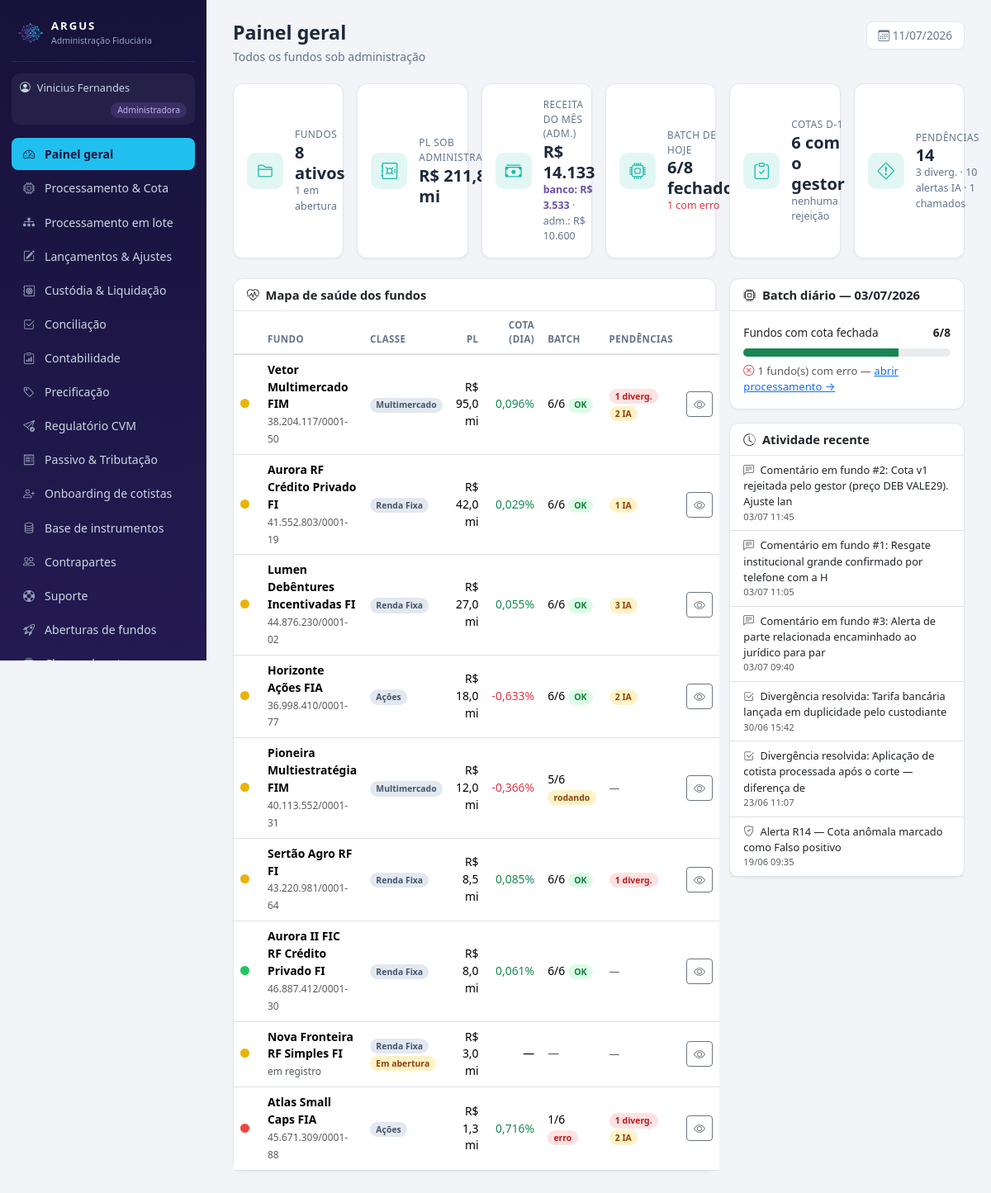
Page /admin/index.php (signed in) on the committed database.
### tables this page shows
CREATE TABLE usuarios (
  id INT AUTO_INCREMENT PRIMARY KEY,
  nome VARCHAR(100) NOT NULL,
  email VARCHAR(120) NOT NULL UNIQUE,
  senha VARCHAR(255) NOT NULL,         
  perfil ENUM('admin','gestor','custodia') NOT NULL,   
  fundo_id INT NULL,
  gestora VARCHAR(150) NULL,
  telefone VARCHAR(30) NULL,
  kyc_status VARCHAR(20) DEFAULT 'Pendente',
  criado_em DATETIME DEFAULT CURRENT_TIMESTAMP
);

CREATE TABLE fundos (
  id INT AUTO_INCREMENT PRIMARY KEY,
  nome VARCHAR(150) NOT NULL,
  cnpj VARCHAR(20),
  classe VARCHAR(50),                  
  publico_alvo VARCHAR(60),            
  condominio VARCHAR(20) DEFAULT 'Aberto',
  status VARCHAR(30) DEFAULT 'Ativo',  
  gestora VARCHAR(120),
  benchmark VARCHAR(30) DEFAULT 'CDI',
  tributacao VARCHAR(20) DEFAULT 'Longo Prazo',    
  provisao_despesas DECIMAL(18,2) DEFAULT 0,       
  tipo_fundo VARCHAR(10) DEFAULT 'FIF',            
  master_id INT DEFAULT NULL,                      
  taxa_adm DECIMAL(8,6) DEFAULT 0.0008,       
  taxa_gestao DECIMAL(8,6) DEFAULT 0.007,
  taxa_performance DECIMAL(8,6) DEFAULT 0,    
  caixa_atual DECIMAL(18,2) DEFAULT 0,
  pl_atual DECIMAL(18,2) DEFAULT 0,
  cota_atual DECIMAL(18,8) DEFAULT 1,
  data_abertura DATE
);

### admin/index.php (the view, shortened to what the rows shown need)
<?php
require_once __DIR__ . '/../config/db.php';
require_once __DIR__ . '/../includes/auth.php';
require_once __DIR__ . '/../includes/layout.php';
$u = exigir_perfil('admin');
$fundos = $pdo->query("SELECT * FROM fundos ORDER BY pl_atual DESC")->fetchAll();
$dataBatch = $pdo->query('SELECT MAX(data_ref) FROM processamento')->fetchColumn();
$batch = [];
if ($dataBatch) {
    $st = $pdo->prepare("SELECT fundo_id,
            SUM(status='OK') oks, SUM(status='Erro') erros, SUM(status='Pendente') pendentes,
            SUM(status='Rodando') rodando, COUNT(*) total
            FROM processamento WHERE data_ref = ? GROUP BY fundo_id");
    $st->execute([$dataBatch]);
    foreach ($st->fetchAll() as $r) $batch[$r['fundo_id']] = $r;
}
$divergencias = $pdo->query("SELECT fundo_id, COUNT(*) c FROM conciliacao WHERE situacao='Divergente' GROUP BY fundo_id")->fetchAll(PDO::FETCH_KEY_PAIR);
$alertasAbertos = $pdo->query("SELECT fundo_id, COUNT(*) c FROM alertas_fraude WHERE status IN ('Aberto','Em revisão') GROUP BY fundo_id")->fetchAll(PDO::FETCH_KEY_PAIR);
function var_dia(PDO $pdo, int $fid): ?float {
    $st = $pdo->prepare('SELECT valor_cota FROM cotas_historico WHERE fundo_id = ? ORDER BY data_ref DESC LIMIT 2');
    $st->execute([$fid]);
    $r = $st->fetchAll();
    return count($r) === 2 ? ((float)$r[0]['valor_cota'] / (float)$r[1]['valor_cota'] - 1) * 100 : null;
}
page_start('Painel geral', 'Painel geral', $u, 'Todos os fundos sob administração');
?>
<div class="row g-3">
  <div class="col-xl-8">
    <div class="card">
      <div class="card-body p-0">
        <table class="table table-hover mb-0">
          <thead><tr><th></th><th>Fundo</th><th>Classe</th><th class="text-end">PL</th>
            <th class="text-end">Cota (dia)</th><th>Batch</th><th>Pendências</th><th></th></tr></thead>
          <tbody>
          <?php foreach ($fundos as $f):
              $fid = (int)$f['id'];
              $b = $batch[$fid] ?? null;
              $nDiv = (int)($divergencias[$fid] ?? 0);
              $nAl = (int)($alertasAbertos[$fid] ?? 0);
              $temErro = $b && (int)$b['erros'] > 0;
              $temAtencao = $nDiv + $nAl > 0 || ($b && (int)$b['pendentes'] > 0);
              $sem = $f['status'] !== 'Ativo' ? 'sem-amarelo' : ($temErro ? 'sem-vermelho' : ($temAtencao ? 'sem-amarelo' : 'sem-verde'));
              $vd = $f['status'] === 'Ativo' ? var_dia($pdo, $fid) : null; ?>
            <tr>
              <td><span class="semaforo <?= $sem ?>"></span></td>
              <td><b><?= e_html($f['nome']) ?></b><br><span class="text-muted" style="font-size:.75rem"><?= e_html($f['cnpj']) ?></span></td>
              <td><?= badge($f['classe'], 'secondary') ?> <?= $f['status'] !== 'Ativo' ? badge_status($f['status']) : '' ?></td>
              <td class="text-end"><?= moeda_compacta($f['pl_atual']) ?></td>
              <td class="text-end <?= pct_color($vd) ?>"><?= pct($vd, 3) ?></td>
              <td><?php if ($b): ?>
                    <?= (int)$b['oks'] ?>/<?= (int)$b['total'] ?> <?= $temErro ? badge('erro', 'danger') : ((int)$b['oks'] === (int)$b['total'] ? badge('OK', 'success') : badge('rodando', 'warning')) ?>
                  <?php else: ?><span class="text-muted">—</span><?php endif; ?></td>
              <td>
                <?= $nDiv ? '<a class="link-limpo" href="conciliacao.php">' . badge($nDiv . ' diverg.', 'danger') . '</a> ' : '' ?>
                <?= $nAl ? '<a class="link-limpo" href="fraude.php">' . badge($nAl . ' IA', 'warning') . '</a>' : '' ?>
                <?= (!$nDiv && !$nAl) ? '<span class="text-muted" style="font-size:.8rem">—</span>' : '' ?>
              </td>
              <td class="text-end"><a class="btn btn-sm btn-outline-secondary" href="<?= BASE_URL ?>gestor/index.php?fundo_id=<?= $fid ?>" title="Ver como o gestor vê"><i class="bi bi-eye"></i></a></td>
            </tr>
          <?php endforeach; ?>
          </tbody>
        </table>
      </div>
    </div>
  </div>
</div>
<?php page_end();

### includes/layout.php (shortened to what the rows shown need)
<?php
require_once __DIR__ . '/helpers.php';
function menu_itens(array $u): array {
    $b = base_url();
    if ($u['perfil'] === 'admin') {
        return [
            ['Painel geral',        $b.'admin/index.php',          'bi-speedometer2'],
            ['Processamento & Cota', $b.'admin/processamento.php', 'bi-cpu'],
            ['Processamento em lote', $b.'admin/batch.php',        'bi-diagram-3-fill'],
            ['Lançamentos & Ajustes', $b.'admin/lancamentos.php',  'bi-pencil-square'],
            ['Custódia & Liquidação', $b.'admin/custodia.php',     'bi-safe2'],
            ['Conciliação',         $b.'admin/conciliacao.php',    'bi-check2-square'],
            ['Contabilidade',       $b.'admin/contabilidade.php',  'bi-clipboard-data'],
            ['Precificação',        $b.'admin/precificacao.php',   'bi-tag'],
            ['Regulatório CVM',     $b.'admin/regulatorio.php',    'bi-send-check'],
            ['Passivo & Tributação', $b.'admin/passivo.php',       'bi-receipt'],
            ['Onboarding de cotistas', $b.'admin/onboarding_cotista.php', 'bi-person-plus'],
            ['Base de instrumentos', $b.'admin/ativos.php',        'bi-database'],
            ['Contrapartes',        $b.'admin/contrapartes.php',   'bi-people'],
            ['Suporte',             $b.'admin/tickets.php',        'bi-life-preserver'],
            ['Aberturas de fundos', $b.'admin/aberturas.php',      'bi-rocket-takeoff'],
            ['Classes de cotas',    $b.'admin/classes.php',        'bi-collection'],
            ['Classes & Subclasses', $b.'admin/subclasses.php',    'bi-diagram-3'],
            ['FIP / Private Equity', $b.'admin/fip.php',           'bi-building-gear'],
            ['Carteiras',           $b.'admin/carteiras.php',      'bi-collection'],
            ['Pendências',          $b.'admin/pendencias.php',     'bi-list-task'],
            ['IA · Fraude',         $b.'admin/fraude.php',         'bi-shield-exclamation'],
            ['Repasses',            $b.'admin/repasses.php',       'bi-cash-stack'],
            ['Fundos & Clientes',   $b.'admin/fundos.php',         'bi-folder-plus'],
        ];
    }
    global $pdo;
    $itens = [
        ['Visão geral',       $b.'gestor/index.php',        'bi-speedometer2'],
        ['Aprovação de cota', $b.'gestor/cotas.php',        'bi-clipboard-check'],
        ['Boletar operação',  $b.'gestor/boletas.php',      'bi-receipt-cutoff'],
        ['Catálogo de ativos', $b.'gestor/ativos.php',      'bi-database'],
        ['Carteira',          $b.'gestor/carteira.php',     'bi-pie-chart'],
        ['Caixa & Fluxo',     $b.'gestor/caixa.php',        'bi-wallet2'],
        ['Cotistas',          $b.'gestor/cotistas.php',     'bi-people'],
        ['Acessos de cotistas', $b.'gestor/acessos.php',    'bi-key'],
        ['Performance',       $b.'gestor/performance.php',  'bi-graph-up-arrow'],
        ['Relatórios',        $b.'gestor/relatorios.php',   'bi-file-earmark-text'],
        ['Enquadramento',     $b.'gestor/enquadramento.php','bi-check-circle'],
        ['Assembleias',       $b.'gestor/assembleias.php',  'bi-megaphone'],
        ['Comunicados',       $b.'gestor/comunicados.php',  'bi-chat-left-text'],
        ['Chamados de cotistas', $b.'gestor/chamados_cotistas.php', 'bi-chat-dots'],
        ['Equipe do fundo',   $b.'gestor/equipe.php',       'bi-people-fill'],
        ['Criar fundo',       $b.'gestor/novo_fundo.php',   'bi-plus-square'],
        ['Suporte',           $b.'gestor/tickets.php',      'bi-life-preserver'],
    ];
    $livres = ['Equipe do fundo', 'Criar fundo', 'Suporte'];
    $fundo = fundo_do_usuario($pdo, $u);
    $fid = (int)$fundo['id'];
    $principal = eh_principal($pdo, $u, $fid);
    $mapa = permissao_de_menu();
    return array_values(array_filter($itens, function ($it) use ($mapa, $principal, $pdo, $u, $fid, $livres) {
        if (in_array($it[0], $livres, true)) return true;
        $req = $mapa[$it[0]] ?? null;
        if ($req === null) return true;
        if ($req === '__principal__') return $principal;
        return $principal || pode($pdo, $u, $fid, $req);
    }));
}
function page_start(string $titulo, string $ativo, array $u, string $subtitulo = ''): void {
    $b = base_url();
    $perfilRotulo = ['admin' => 'Administradora', 'gestor' => 'Gestor', 'custodia' => 'Custodiante'][$u['perfil']] ?? $u['perfil'];
    $perfilCor    = ['admin' => 'gold', 'gestor' => 'teal'][$u['perfil']] ?? 'blue';
    ?><!DOCTYPE html>
<html lang="pt-BR">
<head>
<link href="https://cdn.jsdelivr.net/npm/bootstrap@5.3.3/dist/css/bootstrap.min.css" rel="stylesheet">
<link href="https://cdn.jsdelivr.net/npm/bootstrap-icons@1.11.3/font/bootstrap-icons.min.css" rel="stylesheet">
<link href="https://cdn.jsdelivr.net/npm/flatpickr@4.6.13/dist/flatpickr.min.css" rel="stylesheet">
<link href="<?= $b ?>assets/css/style.css" rel="stylesheet">
</head>
<body>
<div class="app-wrap">
  <aside class="sidebar">
    <div class="brand">
      <img src="<?= $b ?>assets/favicon.png" class="brand-mark" alt="Argus">
      <div>
      </div>
    </div>
    <div class="perfil-chip chip-<?= $perfilCor ?>">
      <i class="bi bi-person-circle"></i> <?= e_html($u['nome']) ?>
      <span><?= $perfilRotulo ?></span>
    </div>
    <nav class="menu">
      <?php foreach (menu_itens($u) as [$rotulo, $href, $icone]): ?>
        <a href="<?= $href ?>" class="<?= $rotulo === $ativo ? 'ativo' : '' ?>">
        </a>
      <?php endforeach; ?>
    </nav>
  </aside>
  <main class="conteudo">
    <div class="titulo-pagina">
      <div>
        <h1><?= e_html($titulo) ?></h1>
      </div>
    </div>
<?php
}
function page_end(): void {
    ?>
  </main>
</div>
</body>
</html><?php
}

### includes/helpers.php (shortened to what the rows shown need)
<?php
function moeda($v, int $dec = 2): string {
    return 'R$ ' . number_format((float)$v, $dec, ',', '.');
}
function moeda_compacta($v): string {
    $v = (float)$v;
    $abs = abs($v);
    if ($abs >= 1e6) return 'R$ ' . number_format($v / 1e6, 1, ',', '.') . ' mi';
    return moeda($v);
}
function pct($v, int $dec = 2): string {
    if ($v === null) return '—';
    return number_format((float)$v, $dec, ',', '.') . '%';
}
function pct_color($v): string {
    if ($v === null) return '';
    return $v >= 0 ? 'text-success' : 'text-danger';
}
function e_html($s): string { return htmlspecialchars((string)$s, ENT_QUOTES, 'UTF-8'); }
function badge(string $texto, string $cor): string {
    return '<span class="badge badge-soft-' . $cor . '">' . e_html($texto) . '</span>';
}
function badge_status(string $s): string {
    $map = [
        'OK' => 'success', 'Ativo' => 'success', 'Ativa' => 'success', 'Conciliado' => 'success', 'Concluída' => 'success',
        'Pago' => 'success', 'Aprovado' => 'success', 'Respondido' => 'success', 'Reenquadrado' => 'success',
        'Resolvido' => 'success', 'Encerrado' => 'secondary', 'Encerrada' => 'secondary', 'Falso positivo' => 'secondary',
        'Pendente' => 'warning', 'Em andamento' => 'warning', 'Em abertura' => 'warning',
        'Em análise' => 'warning', 'Em revisão' => 'warning', 'Apurado' => 'warning', 'Rodando' => 'info',
        'Instruído' => 'info', 'Aberto' => 'info', 'Em aberto' => 'warning',
        'Erro' => 'danger', 'Divergente' => 'danger', 'Escalado' => 'danger',
        'Alta' => 'danger', 'Média' => 'warning', 'Baixa' => 'secondary',
        'Timing' => 'info', 'Suspeita' => 'danger',
    ];
    return badge($s, $map[$s] ?? 'secondary');
}

### rows in the picture
usuarios: nome "Vinicius Fernandes", perfil "Administradora"
fundos: nome "Vetor Multimercado FIM", cnpj "38.204.117/0001-50", classe "Multimercado OK 1 diverg. 2 IA", pl_atual "R$ 95,0 mi", vd "0,096%", oks "6", total "6"
fundos: nome "Aurora RF Crédito Privado FI", cnpj "41.552.803/0001-19", classe "Renda Fixa OK 1 IA", pl_atual "R$ 42,0 mi", vd "0,029%", oks "6", total "6"
fundos: nome "Lumen Debêntures Incentivadas FI", cnpj "44.876.230/0001-02", classe "Renda Fixa OK 3 IA", pl_atual "R$ 27,0 mi", vd "0,055%", oks "6", total "6"
fundos: nome "Horizonte Ações FIA", cnpj "36.998.410/0001-77", classe "Ações OK 2 IA", pl_atual "R$ 18,0 mi", vd "-0,633%", oks "6", total "6"
fundos: nome "Pioneira Multiestratégia FIM", cnpj "40.113.552/0001-31", classe "Multimercado rodando", pl_atual "R$ 12,0 mi", vd "-0,366%", id "5", total "6"
fundos: nome "Sertão Agro RF FI", cnpj "43.220.981/0001-64", classe "Renda Fixa OK 1 diverg.", pl_atual "R$ 8,5 mi", vd "0,085%", id "6"
fundos: nome "Aurora II FIC RF Crédito Privado FI", cnpj "46.887.412/0001-30", classe "Renda Fixa OK", pl_atual "R$ 8,0 mi", vd "0,061%", oks "6", total "6"
fundos: nome "Nova Fronteira RF Simples FI", cnpj "em registro", classe "Renda Fixa Em abertura", pl_atual "R$ 3,0 mi", vd "—"
fundos: nome "Atlas Small Caps FIA", cnpj "45.671.309/0001-88", classe "Ações erro 1 diverg. 2 IA", pl_atual "R$ 1,3 mi", vd "0,716%", oks "1", total "6"

### other values in the picture
e_html($rotulo) "Painel geral"
e_html($rotulo) "Processamento & Cota"
e_html($rotulo) "Processamento em lote"
e_html($rotulo) "Lançamentos & Ajustes"
e_html($rotulo) "Custódia & Liquidação"
e_html($rotulo) "Conciliação"
e_html($rotulo) "Contabilidade"
e_html($rotulo) "Precificação"
e_html($rotulo) "Regulatório CVM"
e_html($rotulo) "Passivo & Tributação"
e_html($rotulo) "Onboarding de cotistas"
e_html($rotulo) "Base de instrumentos"
e_html($rotulo) "Contrapartes"
e_html($rotulo) "Suporte"
e_html($rotulo) "Aberturas de fundos"
